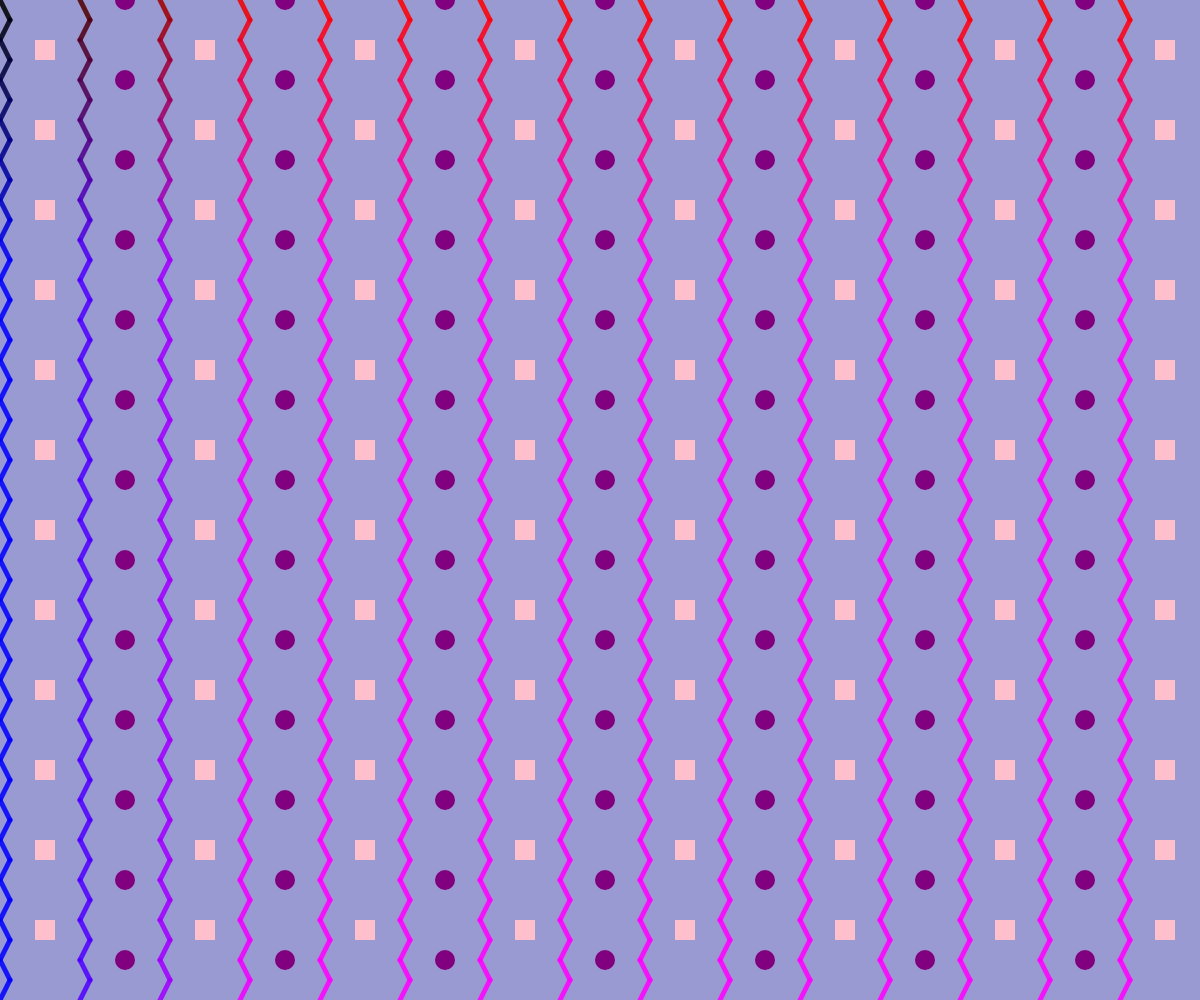
Frame 1 (no input)
Frame 60 (no input): identical to frame 1, image omitted
Frame 120 (the mouse pressed at the canvas centre since frame 60): identical to frame 1, image omitted

The p5.js sketch that drew this single still picture (run headless with seeded random() and noise() and a simulated clock; from frame 60 on, the mouse is pressed at the canvas centre):

// p5.js sketch
// ── sketch.js
function setup() {
  createCanvas(windowWidth, windowHeight);
}

function draw() {
  background(220);
  
  // Draw a rectangle with the width of canvas's width and the height of canvas's height
  noStroke();
  fill(80,80,200,120);
  rect(0,0,width, height);

  // Draw a grid of diagonal lines
  for(let j = 0; j< height; j+=20){
    for(let i = 0; i < width; i+=80){
      stroke(i, 0, j, 220);
      strokeWeight(5);

      // Alternate the direction of the diagonal line
      // Note that j % 40 returns the remainder of j / 40
      // This means that every time j is a multipe of 40 the diagonal line will be drawn from top-left corner to bottom right corner
      if(j % 40 === 0){
        line(i + 10, 20 + j, i, j);
      } else {   
        line(i, 20 + j, i + 10, j);
      }
    }
  }

  // Draw repeating columns of retangles and ellipses
  noStroke();
  for(let i = 0 ; i < height; i += 80){
    for(let j = 0; j < width * 1.5; j += 160){
      fill('pink');
      rect(j - 125, i+40, 20);

      fill('purple');
      circle(j - 35, i, 20);
    }
  }
}
